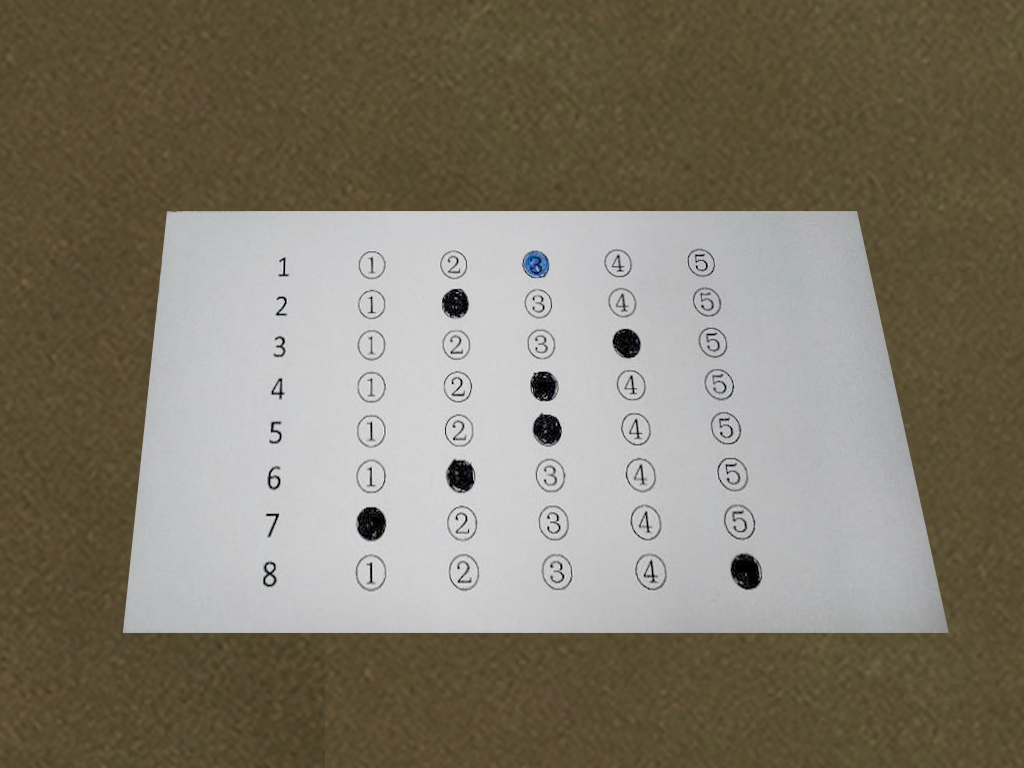
#> input picture omr_test_02.png, 1024 x 768 px
$ python -i scan-pdf-process.py   (imports and definitions only)
#> lines starting #> are read from the running program, lines starting #| are printed output that depends on the picture; after the words box and inside, x2 and y2 are one past the last pixel; in counts of white or black regions, pixels touching at a corner belong together
#> further down, picture is the input picture: shape (768, 1024, 3); mean B, G, R 107.7, 122.5, 129
from math import ceil
import cv2
import numpy as np
import imutils
from utils import *
import glob
import os
import datetime
# read input image


# [284 lines left out: functions getAnswerFromImage, findAnswerContainerWithDrawLines, not called in this run]


def findAnswerContainer(imageFrame):
    img_grey = cv2.cvtColor(imageFrame, cv2.COLOR_BGR2GRAY)
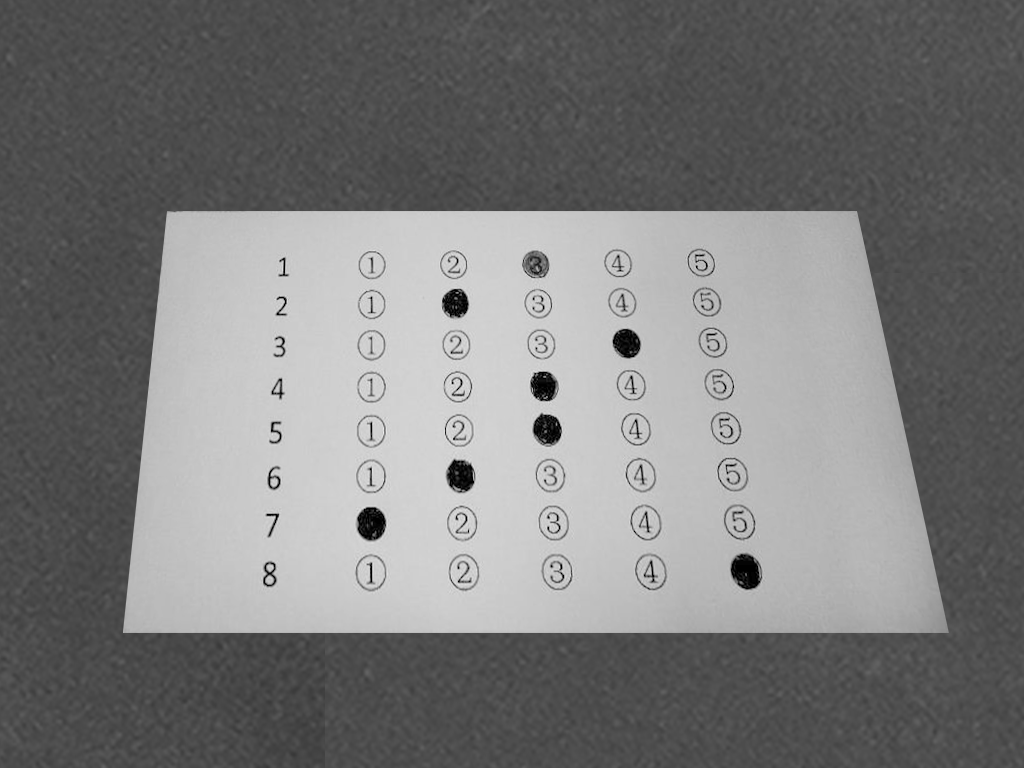
#> img_grey: shape (768, 1024); min 0, max 240, mean 122.7
    img_blur = cv2.medianBlur(img_grey, 5).astype('uint8')

    img_thresh = cv2.adaptiveThreshold(
        img_blur, 255, cv2.ADAPTIVE_THRESH_GAUSSIAN_C, cv2.THRESH_BINARY, 11, 2)
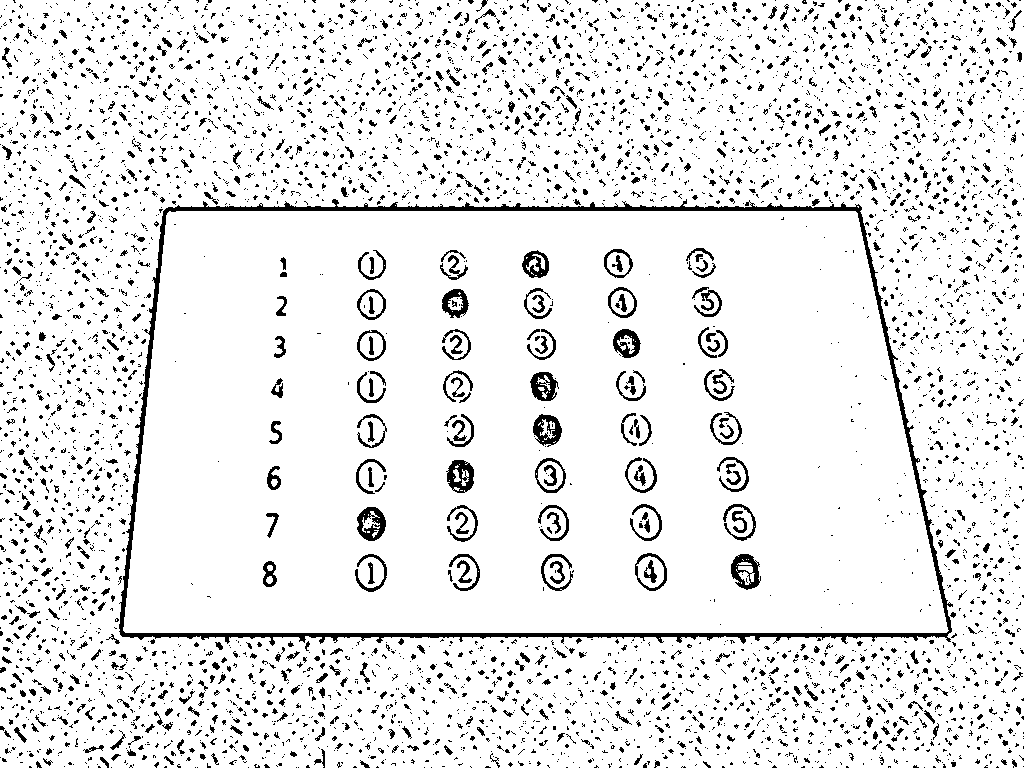
#> img_thresh: shape (768, 1024); 91.1% white; 4958 black regions (4244 under 20 px)
    cnts = cv2.findContours(img_thresh.copy(), cv2.RETR_TREE,
                            cv2.CHAIN_APPROX_SIMPLE)
#> cnts = 7201 contours, 5964 with area under 20; largest, box (x1, y1, x2, y2) and area: (0, 0, 1024, 768) 783507, (118, 198, 954, 647) 332184, (123, 211, 949, 633) 318708, (634, 552, 668, 592) 1000, (534, 457, 567, 494) 886

    img_grey_2 = cv2.cvtColor(imageFrame, cv2.COLOR_BGR2GRAY)
    img_blur_2 = cv2.GaussianBlur(img_grey_2, (5, 5), 0)
    img_canny_2 = cv2.Canny(img_blur_2,  10, 20, )
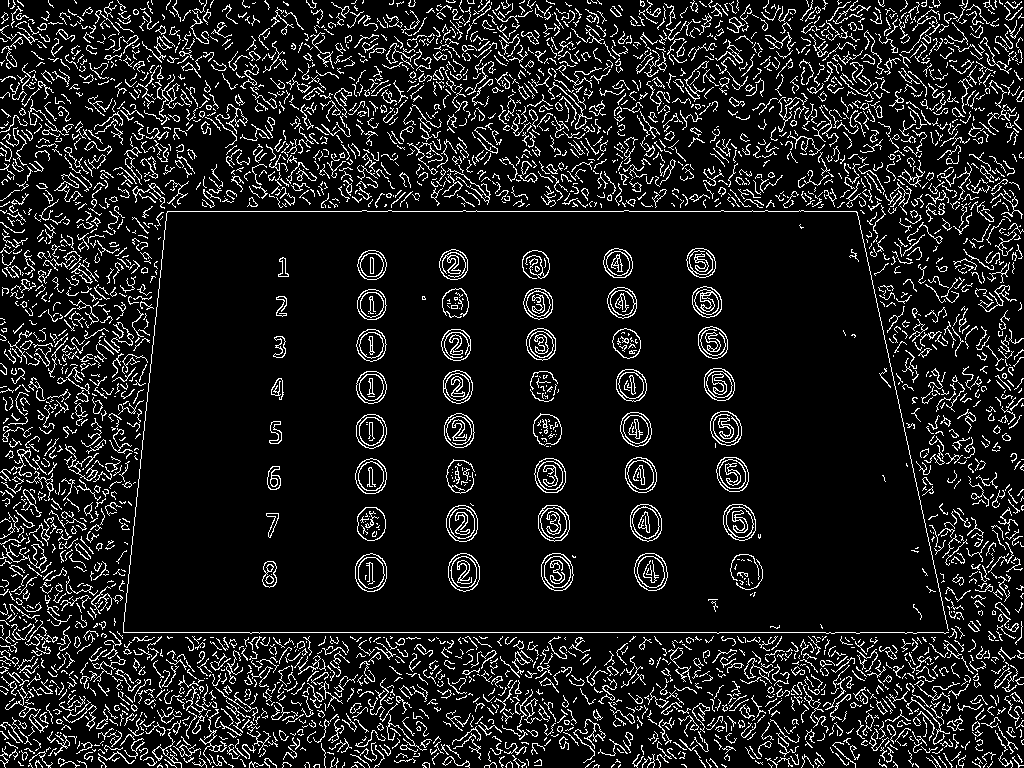
#> img_canny_2: shape (768, 1024); 11.2% white in thin lines or dots
    cnts7 = cv2.findContours(img_canny_2.copy(), cv2.RETR_LIST,
                             cv2.CHAIN_APPROX_NONE)
#> cnts7 = 3972 contours, 3541 with area under 20; largest, box (x1, y1, x2, y2) and area: (634, 553, 668, 591) 972, (355, 553, 387, 592) 954, (541, 553, 574, 591) 952, (448, 553, 480, 592) 950, (634, 553, 668, 591) 946
    img_canny_3 = cv2.Canny(img_blur_2,  0, 50, )
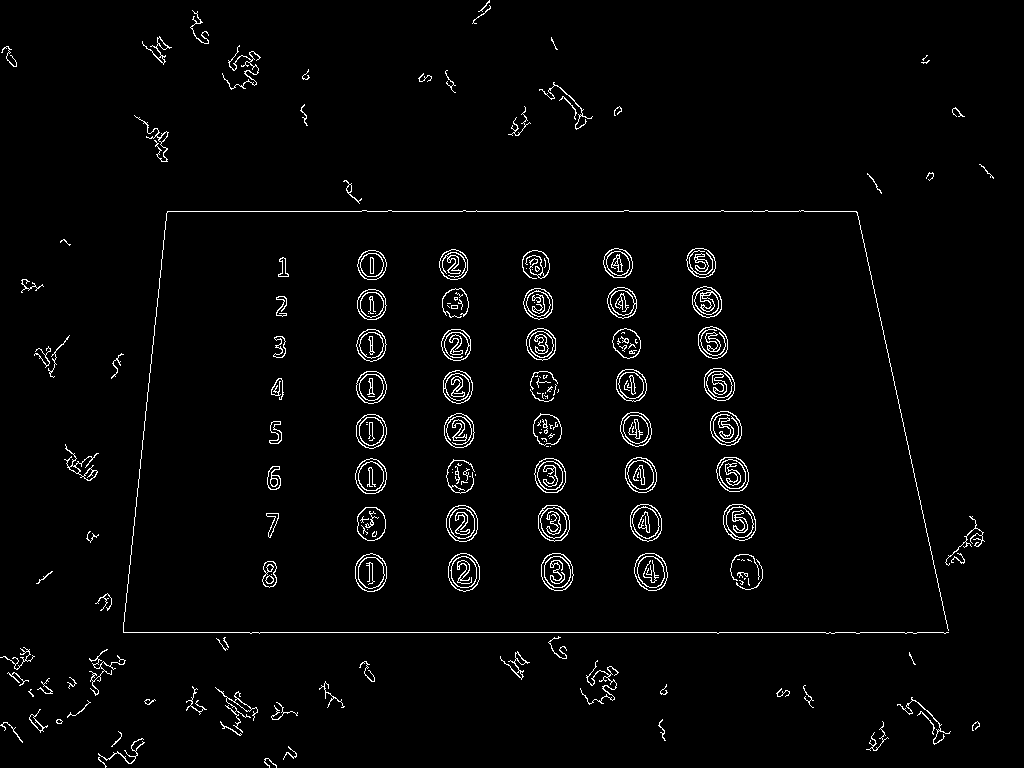
#> img_canny_3: shape (768, 1024); 2.4% white in thin lines or dots
    cnts8 = cv2.findContours(img_canny_3.copy(), cv2.RETR_LIST,
                             cv2.CHAIN_APPROX_NONE)
#> cnts8 = 399 contours, 181 with area under 20; largest, box (x1, y1, x2, y2) and area: (634, 553, 668, 591) 972, (355, 553, 387, 592) 954, (541, 553, 574, 591) 952, (448, 553, 480, 592) 950, (634, 553, 668, 591) 946
    _, img_thresh_2 = cv2.threshold(
        img_canny_2, 45, 255, cv2.THRESH_BINARY_INV)
#> img_thresh_2: shape (768, 1024); 88.8% white; black in thin lines or dots

    img_thresh_2 = cv2.erode(img_thresh_2, None, iterations=2)
#> img_thresh_2: shape (768, 1024); 47.1% white; 1589 white regions (1017 under 20 px), largest, box (x1, y1, x2, y2) and area: (126, 213, 945, 630) 263969, (659, 88, 782, 209) 3025, (898, 331, 996, 459) 2542
    img_thresh_2 = cv2.dilate(img_thresh_2, None, iterations=2)
#> img_thresh_2: shape (768, 1024); 68.7% white; 111 black regions (26 under 20 px), largest, box (x1, y1, x2, y2) and area: (0, 0, 1024, 768) 213772, (912, 366, 987, 412) 1131, (723, 504, 761, 541) 850
    # cv2.imwrite("./exports/img_canny_2.jpg", img_canny_2)
    # cv2.imwrite("./exports/img_thresh.jpg", img_thresh)
    # cv2.imwrite("./exports/img_thresh_2.jpg", img_thresh_2)

    _, thresh3 = cv2.threshold(
        img_blur_2, 0, 255, cv2.THRESH_BINARY+cv2.THRESH_OTSU)
#> thresh3: shape (768, 1024); 39.6% white; 7 white regions (2 under 20 px)
    cnts6 = cv2.findContours(
        thresh3.copy(), cv2.RETR_LIST, cv2.CHAIN_APPROX_SIMPLE)
#> cnts6 = 196 contours, 129 with area under 20; largest, box (x1, y1, x2, y2) and area: (123, 211, 947, 633) 318392, (729, 552, 763, 591) 962, (356, 506, 387, 542) 848, (445, 458, 476, 494) 790, (532, 413, 563, 446) 768

    # cv2.imwrite("./exports/img_thresh_3.jpg", thresh3)
    kernel = cv2.getStructuringElement(cv2.MORPH_ELLIPSE, (11, 11))
    thresh3 = cv2.morphologyEx(thresh3.copy(), cv2.MORPH_OPEN, kernel)
#> thresh3: shape (768, 1024); 39.1% white; 1 white region, box (x1, y1, x2, y2) and area: (124, 211, 946, 633) 307324
    thresh3 = cv2.morphologyEx(thresh3.copy(), cv2.MORPH_CLOSE, kernel)
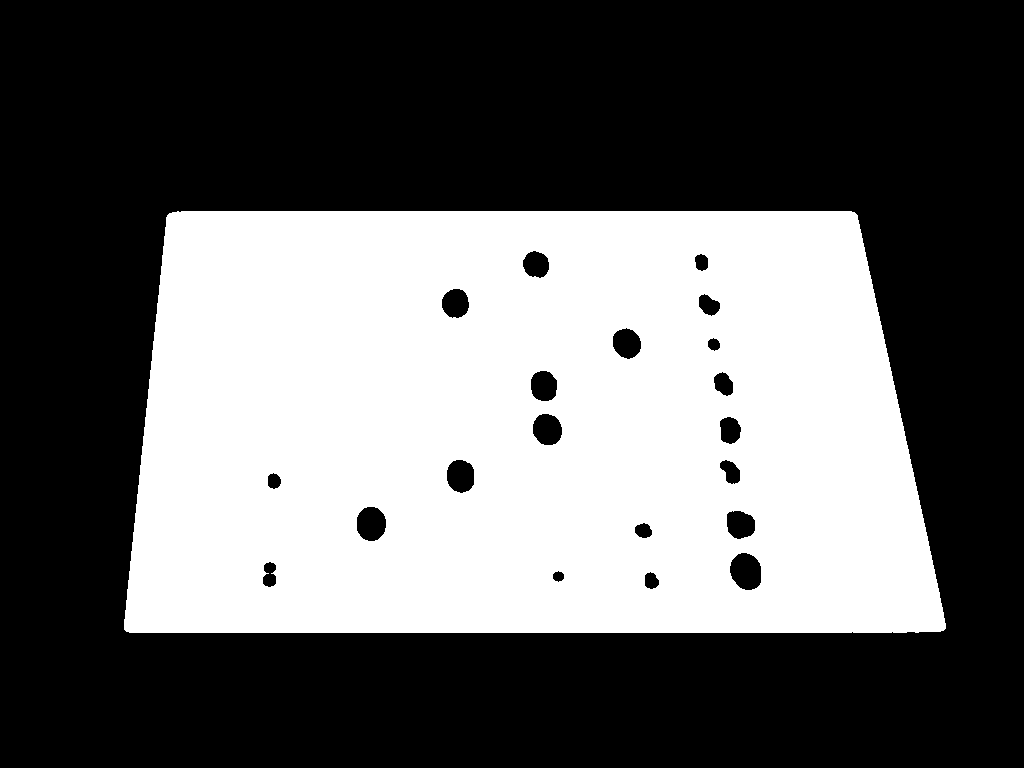
#> thresh3: shape (768, 1024); 39.5% white; 1 white region
    # cv2.imwrite("./exports/img_thresh_3_morphologyEx.jpg", thresh3)
    cnts2 = cv2.findContours(img_thresh_2.copy(), cv2.RETR_EXTERNAL,
                             cv2.CHAIN_APPROX_NONE)
#> cnts2 = 650 contours, 121 with area under 20; largest, box (x1, y1, x2, y2) and area: (44, 99, 1024, 704) 371076, (150, 0, 411, 211) 19784, (519, 633, 769, 768) 12012, (657, 48, 828, 211) 8460, (0, 40, 144, 130) 4986

    cnts3 = cv2.findContours(img_canny_2.copy(), cv2.RETR_LIST,
                             cv2.CHAIN_APPROX_NONE)
#> cnts3 has the same summary as cnts7

    cnts4 = cv2.findContours(img_canny_2.copy(), cv2.RETR_EXTERNAL,
                             cv2.CHAIN_APPROX_NONE)
#> cnts4 = 3521 contours, 3322 with area under 20; largest, box (x1, y1, x2, y2) and area: (634, 553, 668, 591) 972, (355, 553, 387, 592) 954, (541, 553, 574, 591) 952, (448, 553, 480, 592) 950, (723, 504, 756, 541) 932

    cnts5 = cv2.findContours(
        thresh3.copy(), cv2.RETR_LIST, cv2.CHAIN_APPROX_SIMPLE)
#> cnts5 = 21 contours; largest, box (x1, y1, x2, y2) and area: (124, 211, 946, 633) 318363, (729, 552, 762, 591) 956, (356, 506, 387, 542) 843, (446, 459, 475, 494) 771, (532, 413, 563, 446) 763

    cnts9 = cv2.findContours(
        img_grey.copy(), cv2.RETR_LIST, cv2.CHAIN_APPROX_SIMPLE)
#> cnts9 = 342 contours, 335 with area under 20; largest, box (x1, y1, x2, y2) and area: (0, 0, 1024, 768) 784641, (735, 563, 759, 585) 229, (370, 516, 382, 525) 54, (536, 383, 548, 389) 39, (370, 565, 373, 583) 32, (381, 515, 386, 525) 22, (283, 260, 286, 272) 20

    cnts10 = cv2.findContours(
        img_grey.copy(), cv2.RETR_EXTERNAL, cv2.CHAIN_APPROX_SIMPLE)
#> cnts10 = 1 contour; box (x1, y1, x2, y2) and area: (0, 0, 1024, 768) 784641
    cnts = imutils.grab_contours(cnts)
    cnts2 = imutils.grab_contours(cnts2)
    cnts3 = imutils.grab_contours(cnts3)
    cnts4 = imutils.grab_contours(cnts4)
    cnts5 = imutils.grab_contours(cnts5)
    cnts6 = imutils.grab_contours(cnts6)
    cnts7 = imutils.grab_contours(cnts7)
    cnts8 = imutils.grab_contours(cnts8)
    cnts9 = imutils.grab_contours(cnts9)
    cnts10 = imutils.grab_contours(cnts10)
#> cnts10 = [[[0, 0], [0, 767], [1023, 767], [1023, 0]]]
    cnts = cnts + cnts2 + cnts3 + cnts4 + cnts5 + \
        cnts6 + cnts7 + cnts8 + cnts9 + cnts10
#> cnts = 20275 contours, 17134 with area under 20; largest, box (x1, y1, x2, y2) and area: (0, 0, 1024, 768) 784641, (0, 0, 1024, 768) 784641, (0, 0, 1024, 768) 783507, (44, 99, 1024, 704) 371076, (118, 198, 954, 647) 332184
    return cnts


# [12 lines not run here, left out]
    # [5 lines of commented-out code are left out]

>>> import cv2
>>> picture = cv2.imread('omr_test_02.png')
>>> result = findAnswerContainer(picture)
#> result has the same summary as cnts in findAnswerContainer
